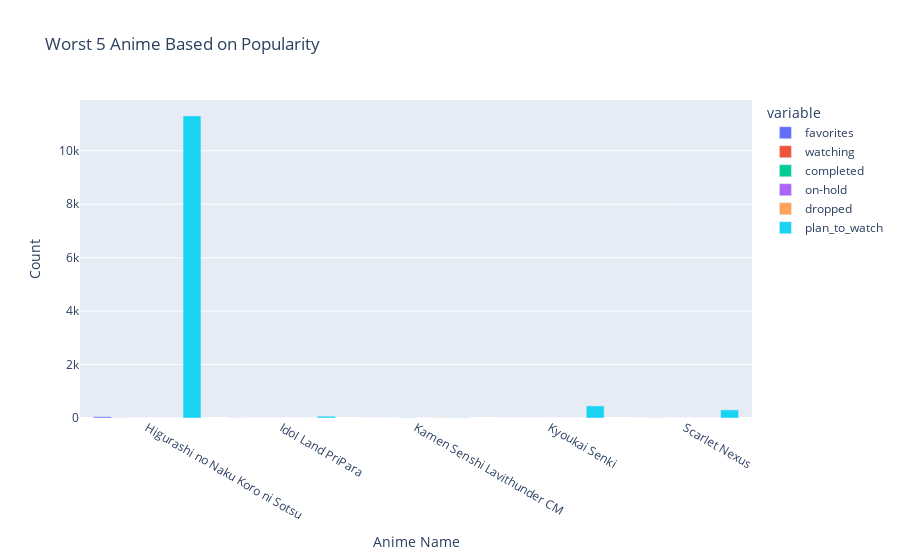

The notebook cell this image was saved under:
### Code cell
worst_5 = df.sort_values(by='popularity', ascending=True).tail(5)

columns= ['favorites', 'watching', 'completed', 'on-hold', 'dropped', 'plan_to_watch']


fig = px.bar(
    worst_5,
    x='name', 
    y=columns,
    title='Worst 5 Anime Based on Popularity',
    labels={'value': 'Count', 'name': 'Anime Name'},
    barmode='group'
)

fig.show()

### Figure 1 — Plotly figure (JSON) as saved in the notebook; plotly's stock layout.template omitted (floating-point values rounded to 4 significant figures)
{"data": [{"alignmentgroup": "True", "hovertemplate": "variable=favorites<br>Anime Name=%{x}<br>Count=%{y}<extra></extra>", "legendgroup": "favorites", "marker": {"color": "#636efa", "pattern": {"shape": ""}}, "name": "favorites", "offsetgroup": "favorites", "orientation": "v", "showlegend": true, "textposition": "auto", "type": "bar", "x": ["Higurashi no Naku Koro ni Sotsu", "Idol Land PriPara", "Kamen Senshi Lavithunder CM", "Kyoukai Senki", "Scarlet Nexus"], "xaxis": "x", "y": [48, 3, 0, 0, 0], "yaxis": "y"}, {"alignmentgroup": "True", "hovertemplate": "variable=watching<br>Anime Name=%{x}<br>Count=%{y}<extra></extra>", "legendgroup": "watching", "marker": {"color": "#EF553B", "pattern": {"shape": ""}}, "name": "watching", "offsetgroup": "watching", "orientation": "v", "showlegend": true, "textposition": "auto", "type": "bar", "x": ["Higurashi no Naku Koro ni Sotsu", "Idol Land PriPara", "Kamen Senshi Lavithunder CM", "Kyoukai Senki", "Scarlet Nexus"], "xaxis": "x", "y": [3, 0, 0, 1, 4], "yaxis": "y"}, {"alignmentgroup": "True", "hovertemplate": "variable=completed<br>Anime Name=%{x}<br>Count=%{y}<extra></extra>", "legendgroup": "completed", "marker": {"color": "#00cc96", "pattern": {"shape": ""}}, "name": "completed", "offsetgroup": "completed", "orientation": "v", "showlegend": true, "textposition": "auto", "type": "bar", "x": ["Higurashi no Naku Koro ni Sotsu", "Idol Land PriPara", "Kamen Senshi Lavithunder CM", "Kyoukai Senki", "Scarlet Nexus"], "xaxis": "x", "y": [0, 0, 8, 0, 0], "yaxis": "y"}, {"alignmentgroup": "True", "hovertemplate": "variable=on-hold<br>Anime Name=%{x}<br>Count=%{y}<extra></extra>", "legendgroup": "on-hold", "marker": {"color": "#ab63fa", "pattern": {"shape": ""}}, "name": "on-hold", "offsetgroup": "on-hold", "orientation": "v", "showlegend": true, "textposition": "auto", "type": "bar", "x": ["Higurashi no Naku Koro ni Sotsu", "Idol Land PriPara", "Kamen Senshi Lavithunder CM", "Kyoukai Senki", "Scarlet Nexus"], "xaxis": "x", "y": [0, 0, 1, 0, 1], "yaxis": "y"}, {"alignmentgroup": "True", "hovertemplate": "variable=dropped<br>Anime Name=%{x}<br>Count=%{y}<extra></extra>", "legendgroup": "dropped", "marker": {"color": "#FFA15A", "pattern": {"shape": ""}}, "name": "dropped", "offsetgroup": "dropped", "orientation": "v", "showlegend": true, "textposition": "auto", "type": "bar", "x": ["Higurashi no Naku Koro ni Sotsu", "Idol Land PriPara", "Kamen Senshi Lavithunder CM", "Kyoukai Senki", "Scarlet Nexus"], "xaxis": "x", "y": [0, 0, 9, 0, 1], "yaxis": "y"}, {"alignmentgroup": "True", "hovertemplate": "variable=plan_to_watch<br>Anime Name=%{x}<br>Count=%{y}<extra></extra>", "legendgroup": "plan_to_watch", "marker": {"color": "#19d3f3", "pattern": {"shape": ""}}, "name": "plan_to_watch", "offsetgroup": "plan_to_watch", "orientation": "v", "showlegend": true, "textposition": "auto", "type": "bar", "x": ["Higurashi no Naku Koro ni Sotsu", "Idol Land PriPara", "Kamen Senshi Lavithunder CM", "Kyoukai Senki", "Scarlet Nexus"], "xaxis": "x", "y": [11306, 68, 7, 453, 304], "yaxis": "y"}], "layout": {"barmode": "group", "legend": {"title": {"text": "variable"}, "tracegroupgap": 0}, "title": {"text": "Worst 5 Anime Based on Popularity"}, "xaxis": {"anchor": "y", "domain": [0, 1], "title": {"text": "Anime Name"}}, "yaxis": {"anchor": "x", "domain": [0, 1], "title": {"text": "Count"}}}}
